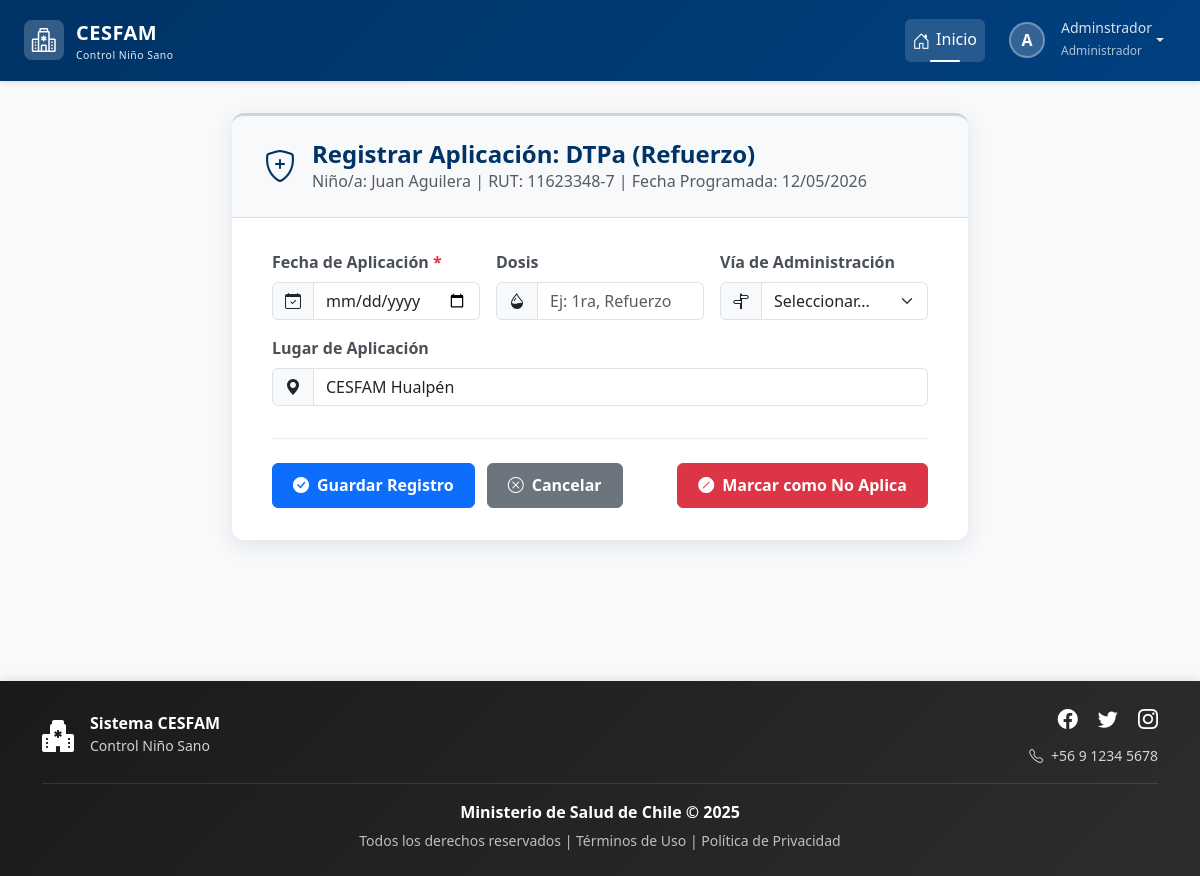
The page /vacunas/registrar/1425/ (signed in) on the database its author committed.
### login/models.py (models this page shows, shortened)
class Usuario(AbstractBaseUser, PermissionsMixin):
    rut = models.CharField(max_length=10, unique=True)
    nombre_completo = models.CharField(max_length=200)
    email = models.EmailField(unique=True)
    rol = models.ForeignKey(Rol, on_delete=models.PROTECT)
    clave_temporal = models.BooleanField(default=False)
    nombre_completo_norm = models.CharField(
        max_length=200,
        editable=False,
        db_index=True
    )
    activo = models.BooleanField(default=True)
    is_staff = models.BooleanField(default=False) # Necesario para el admin de Django
    fecha_creacion = models.DateTimeField(default=timezone.now)
    objects = UsuarioManager()
    USERNAME_FIELD = 'rut'
    REQUIRED_FIELDS = ['nombre_completo', 'email']

class Rol(models.Model):
    id = models.AutoField(primary_key=True)
    nombre_rol = models.CharField(max_length=30, unique=True)
    descripcion = models.CharField(max_length=200)

### control/models.py (models this page shows, shortened)
class VacunaAplicada(models.Model):
    VIA_CHOICES = [
        ('I.D', 'Intradérmica'),
        ('I.M', 'Intramuscular'),
        ('S.C', 'Subcutánea'),
        ('V.O', 'Vía Oral'),
        ('N/A', 'No Aplica'),
    ]
    id = models.AutoField(primary_key=True, db_column='vacuna_aplicada_id')
    nino = models.ForeignKey(Nino, on_delete=models.CASCADE, db_column='rut_nino', related_name='vacunas_aplicadas')
    vacuna = models.ForeignKey(Vacuna, on_delete=models.PROTECT)
    fecha_programada = models.DateField()
    fecha_aplicacion = models.DateField(null=True, blank=True)
    deshabilitado = models.BooleanField(default=False, help_text="Marcar si esta vacuna no aplica o no se realizó.")
    history = HistoricalRecords()
    dosis = models.CharField(max_length=50, null=True, blank=True)
    lugar = models.CharField(max_length=100, null=True, blank=True)
    profesional = models.ForeignKey('login.Profesional', on_delete=models.SET_NULL, null=True, blank=True)
    negacion = models.BooleanField(default=False)
    via = models.CharField(max_length=10, choices=VIA_CHOICES, null=True, blank=True)
    fecha_inoculacion = models.DateField(null=True, blank=True)

class Vacuna(models.Model):
    id = models.AutoField(primary_key=True, db_column='vacuna_id')
    nom_vacuna = models.CharField(max_length=200)
    descripcion = models.CharField(max_length=200, blank=True, null=True)
    meses_programada = models.IntegerField(null=True, blank=True)
    history = HistoricalRecords()

class Nino(models.Model):
    ESTADO_SEGUIMIENTO_CHOICES = [
        ('ACTIVO', 'Seguimiento Activo'),
        ('COMPLETADO', 'Programa Completado'),
        ('TRASLADADO', 'Trasladado/Inactivo'),
        ('FALLECIDO', 'Fallecido'),
        ('OTRO', 'Otro'),
    ]
    SEXO_CHOICES = [
        ('Masculino', 'Masculino'),
        ('Femenino', 'Femenino')
    ]
    rut_nino = models.CharField(max_length=10, primary_key=True)
    nombre = models.CharField(max_length=50)
    ap_paterno = models.CharField(max_length=30)
    ap_materno = models.CharField(max_length=30, blank=True, null=True)
    fecha_nacimiento = models.DateField()
    sexo = models.CharField(max_length=20, choices=SEXO_CHOICES)
    direccion = models.CharField(max_length=200)
    fecha_registro = models.DateTimeField(auto_now_add=True)
    comuna = models.ForeignKey(Comuna, on_delete=models.PROTECT)
    estado_seguimiento = models.CharField(
        max_length=20,
        choices=ESTADO_SEGUIMIENTO_CHOICES,
        default='ACTIVO',
        verbose_name="Estado del Seguimiento"
    )
    sector = models.CharField(
        max_length=50,
        blank=True, # Lo hacemos opcional por si no se conoce al principio
        null=True,
        verbose_name="Sector Asignado"
    )
    fecha_fallecimiento = models.DateField(
        null=True,
        blank=True,
        verbose_name="Fecha de Fallecimiento"
    )
    nombre_norm = models.CharField(
        max_length=50,
        editable=False,     # No se muestra en formularios/admin
        db_index=True       # Indexado para búsquedas rápidas
    )
    ap_paterno_norm = models.CharField(
        max_length=30,
        editable=False,
        db_index=True
    )
    ap_materno_norm = models.CharField(
        max_length=30,
        blank=True,
        null=True,
        editable=False,
        db_index=True
    )
    history = HistoricalRecords()

### control/views.py (the view, shortened to what this page needs)
# urls.py: path('vacunas/registrar/<int:vacuna_aplicada_id>/', views.registrar_vacuna, name='registrar_vacuna'),
@login_required
@rol_requerido(['Administrador', 'Profesional'])
def registrar_vacuna(request, vacuna_aplicada_id):
    vacuna_aplicada = get_object_or_404(VacunaAplicada, pk=vacuna_aplicada_id)
    nino = vacuna_aplicada.nino
    contexto = {
        'vacuna_aplicada': vacuna_aplicada,
        'nino': nino,
        'via_choices': VacunaAplicada.VIA_CHOICES,
    }
    return render(request, 'control/vacuna/registrar_vacuna.html', contexto)

### control/templates/control/vacuna/registrar_vacuna.html (shortened to what this page needs)
{% extends 'base.html' %}
{% load static %}
{% block extra_css %}
    <link rel="stylesheet" href="{% static 'css/estiloformularios.css' %}">
{% endblock %}
{% block content %}
<div class="container">
    <div class="row justify-content-center">
        <div class="col-lg-10 col-xl-8">
            <div class="card form-card">
                <div class="form-header">
                    <div class="form-icon">
                        <i class="bi bi-shield-plus"></i>
                    </div>
                    <div>
                        <h2>Registrar Aplicación: {{ vacuna_aplicada.vacuna.nom_vacuna }}</h2>
                        <p class="mb-0 text-muted">
                            Niño/a: {{ nino.nombre }} {{ nino.ap_paterno }} | RUT: {{ nino.rut_nino }} | Fecha Programada: {{ vacuna_aplicada.fecha_programada|date:"d/m/Y" }}
                        </p>
                    </div>
                </div>
                <div class="form-body">
                    <form method="post">
                        <div class="row g-3 mb-3">
                            <div class="col-md-4 animate-form-element" style="animation-delay: 0.1s;">
                                <label for="fecha_aplicacion" class="form-label form-label-required">Fecha de Aplicación</label>
                                <div class="input-group">
                                    <span class="input-group-text"><i class="bi bi-calendar-check"></i></span>
                                    <input type="date" class="form-control" id="fecha_aplicacion" name="fecha_aplicacion" required>
                                </div>
                            </div>
                            <div class="col-md-4 animate-form-element" style="animation-delay: 0.2s;">
                                <label for="dosis" class="form-label">Dosis</label>
                                <div class="input-group">
                                    <span class="input-group-text"><i class="bi bi-droplet-half"></i></span>
                                    <input type="text" class="form-control" id="dosis" name="dosis" placeholder="Ej: 1ra, Refuerzo">
                                </div>
                            </div>
                            <div class="col-md-4 animate-form-element" style="animation-delay: 0.3s;">
                                <label for="via" class="form-label">Vía de Administración</label>
                                <div class="input-group">
                                    <span class="input-group-text"><i class="bi bi-signpost-split"></i></span>
                                    <select id="via" name="via" class="form-select">
                                        <option value="" selected disabled>Seleccionar...</option>
                                    </select>
                                </div>
                            </div>
                        </div>
                        <div class="mb-4 animate-form-element" style="animation-delay: 0.4s;">
                            <label for="lugar" class="form-label">Lugar de Aplicación</label>
                            <div class="input-group">
                                 <span class="input-group-text"><i class="bi bi-geo-alt-fill"></i></span>
                                <input type="text" class="form-control" id="lugar" name="lugar" value="CESFAM Hualpén" placeholder="Centro de salud">
                            </div>
                        </div>
                        <div class="form-buttons animate-form-element" style="animation-delay: 0.5s;">
                            <button type="submit" class="btn btn-primary">
                                <i class="bi bi-check-circle-fill me-2"></i>Guardar Registro
                            </button>
                            <a href="{% url 'control:detalle_nino' nino.rut_nino %}#vacunas-pane" class="btn btn-secondary">
                                <i class="bi bi-x-circle me-2"></i>Cancelar
                            </a>
                            <button type="submit" name="action" value="disable" class="btn btn-danger ms-auto"
                                    formnovalidate
                                    onclick="return confirm('¿Estás seguro de que deseas marcar esta vacuna como NO APLICABLE?');">
                                <i class="bi bi-slash-circle-fill me-2"></i>Marcar como No Aplica
                            </button>
                        </div>
                    </form>
                </div>
            </div>
        </div>
    </div>
</div>
{% endblock %}

### templates/base.html (shortened to what this page needs)
{% load static %}
<!DOCTYPE html>
<html lang="es">
<head>
    <link href="https://cdn.jsdelivr.net/npm/bootstrap@5.3.2/dist/css/bootstrap.min.css" rel="stylesheet"
>
    <link rel="stylesheet" href="https://cdn.jsdelivr.net/npm/bootstrap-icons@1.11.1/font/bootstrap-icons.css">
    <link href="https://cdn.jsdelivr.net/npm/select2@4.1.0-rc.0/dist/css/select2.min.css" rel="stylesheet" />
    <link rel="stylesheet" href="{% static 'css/estilobase.css' %}">
    {% block extra_css %}{% endblock %}
</head>
<body>
    <nav class="navbar navbar-expand-lg navbar-dark navbar-cesfam sticky-top">
        <div class="container-fluid px-4">
            <a class="navbar-brand" href="{% url 'home' %}">
                <div class="logo-icon">
                    <i class="bi bi-hospital text-white fs-4"></i>
                </div>
                <div>
                    <span>CESFAM</span>
                    <small class="d-block" style="font-size: 0.65rem; font-weight: 400; opacity: 0.9;">
                        Control Niño Sano
                    </small>
                </div>
            </a>
            <div class="collapse navbar-collapse" id="navbarNav">
                <ul class="navbar-nav ms-auto align-items-lg-center">
                    <li class="nav-item">
                        <a class="nav-link active" href="{% url 'home' %}">
                            <i class="bi bi-house-door"></i>Inicio
                        </a>
                    </li>
                    {% if request.user.is_authenticated %}
                    <li class="nav-item dropdown ms-lg-2">
                        <a class="nav-link dropdown-toggle d-flex align-items-center" href="#"
                           id="userDropdown" role="button" data-bs-toggle="dropdown" aria-expanded="false">
                            <div class="user-avatar">
                                {{ request.user.nombre_completo|first|upper }}
                            </div>
                            <div class="d-none d-lg-block text-start ms-2">
                                <small class="d-block" style="line-height: 1.2;">
                                    {{ request.user.nombre_completo|truncatewords:2 }}
                                </small>
                                <small style="font-size: 0.75rem; opacity: 0.8;">
                                    {{ request.user.rol.nombre_rol }}
                                </small>
                            </div>
                        </a>
                    </li>
                    {% else %}
                    <li class="nav-item ms-lg-2">
                        <a class="btn btn-light btn-sm" href="{% url 'login' %}">
                            <i class="bi bi-box-arrow-in-right me-1"></i>Iniciar Sesión
                        </a>
                    </li>
                    {% endif %}
                </ul>
            </div>
        </div>
    </nav>
    <main class="main-container container-fluid px-4">
        {% block content %}
        {% endblock %}
    </main>
    <footer class="footer-cesfam text-white py-4 mt-auto">
        <div class="container">
            <div class="row align-items-center">
                <div class="col-md-4 text-center text-md-start mb-3 mb-md-0">
                    <div class="d-flex align-items-center justify-content-center justify-content-md-start">
                        <i class="bi bi-hospital-fill fs-2 me-3"></i>
                        <div>
                            <h6 class="mb-0 fw-bold">Sistema CESFAM</h6>
                            <small style="opacity: 0.8;">Control Niño Sano</small>
                        </div>
                    </div>
                </div>
                <div class="col-md-4 text-center text-md-end">
                    <div class="social-links mb-2">
                        <a href="#" class="text-white text-decoration-none me-3" aria-label="Facebook">
                            <i class="bi bi-facebook fs-5"></i>
                        </a>
                        <a href="#" class="text-white text-decoration-none me-3" aria-label="Twitter">
                            <i class="bi bi-twitter fs-5"></i>
                        </a>
                        <a href="#" class="text-white text-decoration-none" aria-label="Instagram">
                            <i class="bi bi-instagram fs-5"></i>
                        </a>
                    </div>
                    <small style="opacity: 0.8;">
                        <i class="bi bi-telephone me-1"></i> +56 9 1234 5678
                    </small>
                </div>
            </div>
            <div class="footer-divider my-3"></div>
            <div class="row">
                <div class="col-12 text-center">
                    <p class="mb-1">
                        <strong>Ministerio de Salud de Chile &copy; {% now "Y" %}</strong>
                    </p>
                    <small style="opacity: 0.7;">
                        Todos los derechos reservados |
                        <a href="#" class="text-white text-decoration-none">Términos de Uso</a> |
                        <a href="#" class="text-white text-decoration-none">Política de Privacidad</a>
                    </small>
                </div>
            </div>
        </div>
    </footer>
</body>
</html>

### rows shown on the page
Usuario: user.nombre_completo|first "A", user.nombre_completo "Adminstrador", user.rol.nombre_rol "Administrador"
VacunaAplicada: vacuna.nom_vacuna "DTPa (Refuerzo)", fecha_programada "12/05/2026"
Nino: nombre "Juan", ap_paterno "Aguilera", rut_nino "11623348-7"
